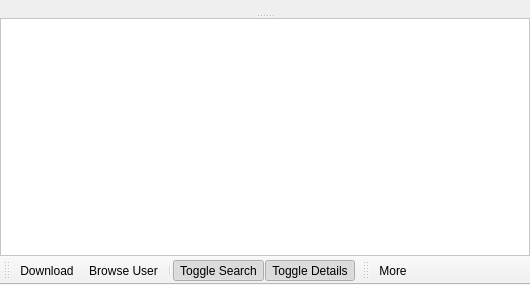
<?xml version="1.0" encoding="UTF-8"?>
<ui version="4.0">
 <class>WidgetSearchResults</class>
 <widget class="QMainWindow" name="WidgetSearchResults">
  <property name="geometry">
   <rect>
    <x>0</x>
    <y>0</y>
    <width>530</width>
    <height>285</height>
   </rect>
  </property>
  <property name="windowTitle">
   <string>MainWindow</string>
  </property>
  <widget class="QWidget" name="centralwidget">
   <layout class="QVBoxLayout" name="verticalLayout">
    <property name="spacing">
     <number>0</number>
    </property>
    <property name="margin">
     <number>0</number>
    </property>
    <item>
     <widget class="QSplitter" name="splitterSearchDetails">
      <property name="sizePolicy">
       <sizepolicy hsizetype="Expanding" vsizetype="Expanding">
        <horstretch>1</horstretch>
        <verstretch>0</verstretch>
       </sizepolicy>
      </property>
      <property name="orientation">
       <enum>Qt::Vertical</enum>
      </property>
      <widget class="QFrame" name="frameSearches">
       <property name="styleSheet">
        <string notr="true">QTabWidget::pane { /* The tab widget frame */
     border-top: 2px solid #C2C7CB;
 }

QTabWidget::pane { /* The tab widget frame */
     border-top: 2px solid transparent;
 }

 QTabWidget::tab-bar {
     left: 5px;  /* move to the right by 5px */
 }

 /* Style the tab using the tab sub-control. Note that
     it reads QTabBar _not_ QTabWidget */
 QTabBar::tab {
     background:transparent;
     border: 1px solid transparent;
     padding: 4px;
 }

 QTabBar::tab:selected, QTabBar::tab:hover {
     border: 1px solid rgb(78, 96, 255);
     background-color: qlineargradient(x1: 0, y1: 0, x2: 0, y2: 1, stop: 0 #dadbde, stop: 1 #f6f7fa);
 }</string>
       </property>
       <layout class="QGridLayout" name="gridLayout_61">
        <property name="margin">
         <number>0</number>
        </property>
        <property name="spacing">
         <number>0</number>
        </property>
        <item row="0" column="0">
         <widget class="QTabWidget" name="tabWidgetSearch">
          <property name="currentIndex">
           <number>-1</number>
          </property>
         </widget>
        </item>
       </layout>
      </widget>
      <widget class="QFrame" name="frameSearchDetails">
       <property name="frameShape">
        <enum>QFrame::NoFrame</enum>
       </property>
       <property name="frameShadow">
        <enum>QFrame::Raised</enum>
       </property>
       <layout class="QGridLayout" name="gridLayout_3">
        <property name="margin">
         <number>0</number>
        </property>
        <property name="spacing">
         <number>0</number>
        </property>
        <item row="0" column="0">
         <widget class="QScrollArea" name="scrollAreaSearchDetails">
          <property name="sizePolicy">
           <sizepolicy hsizetype="Preferred" vsizetype="Preferred">
            <horstretch>0</horstretch>
            <verstretch>0</verstretch>
           </sizepolicy>
          </property>
          <property name="styleSheet">
           <string notr="true">QFrame {
	background-color: rgb(255, 255, 255);
}</string>
          </property>
          <property name="widgetResizable">
           <bool>true</bool>
          </property>
          <widget class="QFrame" name="frameSearchDetailsContents">
           <property name="geometry">
            <rect>
             <x>0</x>
             <y>0</y>
             <width>528</width>
             <height>232</height>
            </rect>
           </property>
          </widget>
         </widget>
        </item>
       </layout>
      </widget>
     </widget>
    </item>
   </layout>
  </widget>
  <widget class="QToolBar" name="toolBarSearchResults">
   <property name="contextMenuPolicy">
    <enum>Qt::PreventContextMenu</enum>
   </property>
   <property name="windowTitle">
    <string>toolBar</string>
   </property>
   <property name="iconSize">
    <size>
     <width>16</width>
     <height>16</height>
    </size>
   </property>
   <property name="toolButtonStyle">
    <enum>Qt::ToolButtonTextBesideIcon</enum>
   </property>
   <property name="floatable">
    <bool>false</bool>
   </property>
   <attribute name="toolBarArea">
    <enum>BottomToolBarArea</enum>
   </attribute>
   <attribute name="toolBarBreak">
    <bool>false</bool>
   </attribute>
   <addaction name="actionSearchDownload"/>
   <addaction name="actionSearchBrowseUser"/>
   <addaction name="separator"/>
   <addaction name="actionSearchToggle"/>
   <addaction name="actionSeachDetailsToggle"/>
  </widget>
  <widget class="QToolBar" name="toolBarFilter">
   <property name="windowTitle">
    <string>toolBar</string>
   </property>
   <property name="iconSize">
    <size>
     <width>16</width>
     <height>16</height>
    </size>
   </property>
   <property name="toolButtonStyle">
    <enum>Qt::ToolButtonTextBesideIcon</enum>
   </property>
   <attribute name="toolBarArea">
    <enum>BottomToolBarArea</enum>
   </attribute>
   <attribute name="toolBarBreak">
    <bool>false</bool>
   </attribute>
   <addaction name="actionFilterMore"/>
  </widget>
  <action name="actionSearchDownload">
   <property name="icon">
    <iconset>
     <normaloff>:/Resource/Generic/Download.png</normaloff>:/Resource/Generic/Download.png</iconset>
   </property>
   <property name="text">
    <string>Download</string>
   </property>
   <property name="toolTip">
    <string>Download</string>
   </property>
  </action>
  <action name="actionSearchBrowseUser">
   <property name="icon">
    <iconset>
     <normaloff>:/Resource/Network/Browse.png</normaloff>:/Resource/Network/Browse.png</iconset>
   </property>
   <property name="text">
    <string>Browse User</string>
   </property>
   <property name="toolTip">
    <string>Browse User</string>
   </property>
  </action>
  <action name="actionSearchToggle">
   <property name="checkable">
    <bool>true</bool>
   </property>
   <property name="checked">
    <bool>true</bool>
   </property>
   <property name="icon">
    <iconset>
     <normaloff>:/Resource/Generic/ShowSidebar.png</normaloff>
     <normalon>:/Resource/Generic/HideSidebar.png</normalon>:/Resource/Generic/ShowSidebar.png</iconset>
   </property>
   <property name="text">
    <string>Toggle Search</string>
   </property>
   <property name="toolTip">
    <string>Toggle Search</string>
   </property>
  </action>
  <action name="actionSeachDetailsToggle">
   <property name="checkable">
    <bool>true</bool>
   </property>
   <property name="checked">
    <bool>true</bool>
   </property>
   <property name="icon">
    <iconset>
     <normaloff>:/Resource/Generic/ShowSidebar.png</normaloff>
     <normalon>:/Resource/Generic/HideSidebar.png</normalon>:/Resource/Generic/ShowSidebar.png</iconset>
   </property>
   <property name="text">
    <string>Toggle Details</string>
   </property>
   <property name="toolTip">
    <string>Toggle Details</string>
   </property>
  </action>
  <action name="actionFilterMore">
   <property name="icon">
    <iconset>
     <normaloff>:/Resource/Generic/Filter.png</normaloff>:/Resource/Generic/Filter.png</iconset>
   </property>
   <property name="text">
    <string>More</string>
   </property>
  </action>
 </widget>
 <resources/>
 <connections>
  <connection>
   <sender>actionSeachDetailsToggle</sender>
   <signal>toggled(bool)</signal>
   <receiver>frameSearchDetails</receiver>
   <slot>setVisible(bool)</slot>
   <hints>
    <hint type="sourcelabel">
     <x>-1</x>
     <y>-1</y>
    </hint>
    <hint type="destinationlabel">
     <x>264</x>
     <y>141</y>
    </hint>
   </hints>
  </connection>
 </connections>
</ui>
